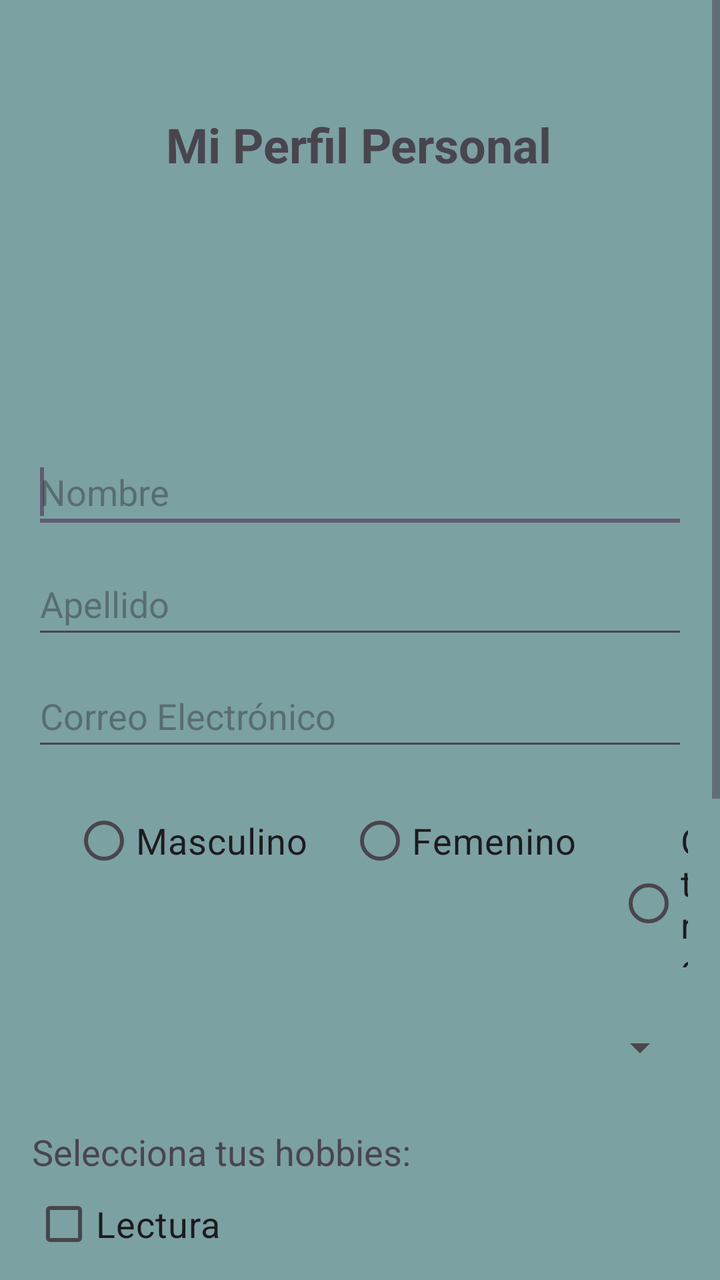
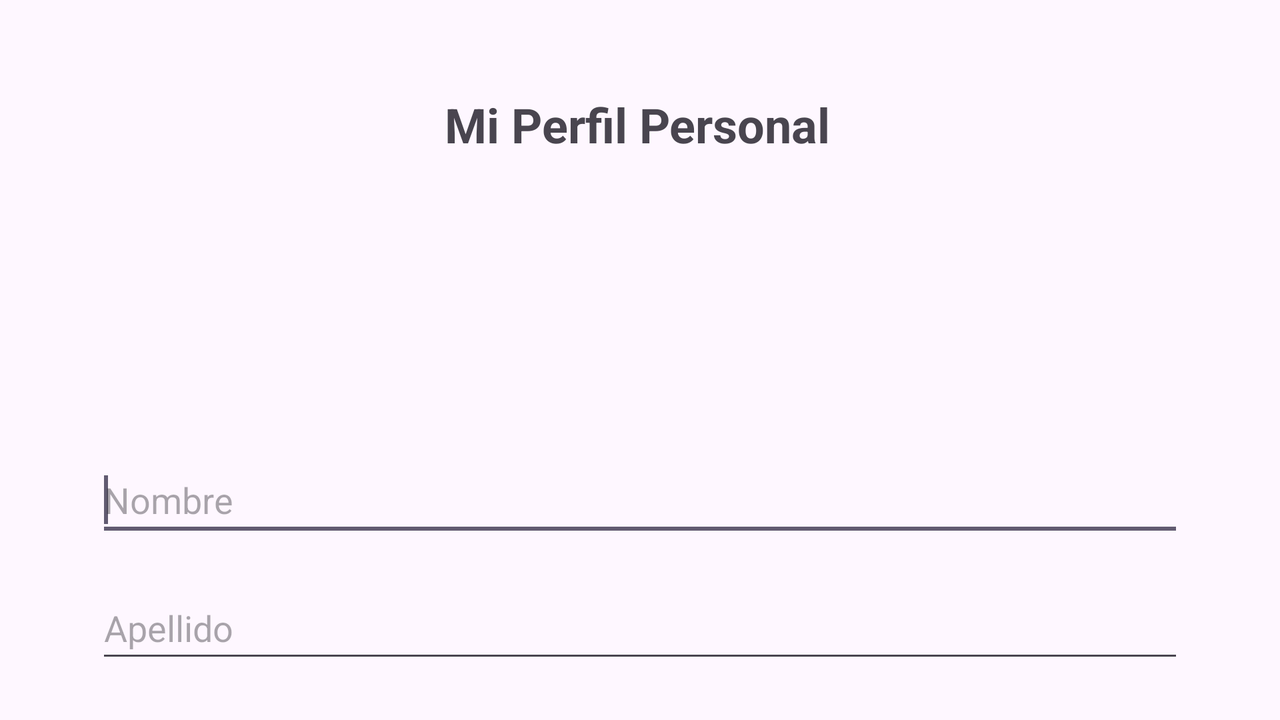

An Android layout and its configuration variant, each rendered on a device that would load it. The default file and the variant file are quoted in full after the pictures.
<!-- AndroidManifest.xml: application theme Theme.PerfilPersonalTarea -->
<!-- res/layout/activity_main.xml -->
<ScrollView xmlns:android="http://schemas.android.com/apk/res/android"
    xmlns:tools="http://schemas.android.com/tools"
    android:layout_width="match_parent"
    android:layout_height="match_parent"
    xmlns:app="http://schemas.android.com/apk/res-auto"
    tools:context=".MainActivity">

    <androidx.constraintlayout.widget.ConstraintLayout
        android:layout_width="match_parent"
        android:layout_height="wrap_content"
        android:background="@color/fondo_pantalla"
        android:padding="16dp">

        
        

        <TextView
            android:id="@+id/textViewTitle"
            android:layout_width="wrap_content"
            android:layout_height="wrap_content"
            android:layout_marginTop="40dp"
            android:text="@string/mi_perfil_personal"
            android:textSize="24sp"
            android:textStyle="bold"
            app:layout_constraintEnd_toEndOf="parent"
            app:layout_constraintHorizontal_bias="0.497"
            app:layout_constraintStart_toStartOf="parent"
            app:layout_constraintTop_toTopOf="parent" />

        <ImageView
            android:id="@+id/imgAvatar"
            android:layout_width="100dp"
            android:layout_height="100dp"
            android:layout_marginTop="16dp"
            android:contentDescription="@string/foto_perfil"
            android:src="@drawable/iconoapp"
            app:layout_constraintEnd_toEndOf="parent"
            app:layout_constraintStart_toStartOf="parent"
            app:layout_constraintTop_toBottomOf="@id/textViewTitle" />
        


        <EditText
            android:id="@+id/editTextNombre"
            android:layout_width="0dp"
            android:layout_height="wrap_content"
            android:layout_marginTop="16dp"
            android:focusable="true"
            android:focusableInTouchMode="true"
            android:hint="@string/nombre"
            android:inputType="textPersonName"
            android:minWidth="48dp"
            android:minHeight="48dp"
            app:layout_constraintEnd_toEndOf="parent"
            app:layout_constraintHorizontal_bias="0.0"
            app:layout_constraintStart_toStartOf="parent"
            app:layout_constraintTop_toBottomOf="@id/imgAvatar">

            <requestFocus />

        </EditText>

        <EditText
            android:id="@+id/editTextApellido"
            android:layout_width="0dp"
            android:layout_height="wrap_content"
            android:layout_marginTop="8dp"
            android:hint="@string/apellido"
            android:inputType="textPersonName"
            android:minWidth="48dp"
            android:minHeight="48dp"
            app:layout_constraintEnd_toEndOf="parent"
            app:layout_constraintStart_toStartOf="parent"
            app:layout_constraintTop_toBottomOf="@id/editTextNombre" />

        <EditText
            android:id="@+id/editTextCorreo"
            android:layout_width="0dp"
            android:layout_height="wrap_content"
            android:layout_marginTop="8dp"
            android:hint="@string/correo_electronico"
            android:inputType="textEmailAddress"
            android:minWidth="48dp"
            android:minHeight="48dp"
            app:layout_constraintEnd_toEndOf="parent"
            app:layout_constraintStart_toStartOf="parent"
            app:layout_constraintTop_toBottomOf="@id/editTextApellido" />

        
        <RadioGroup
            android:id="@+id/radioGroupGenero"
            android:layout_width="0dp"
            android:layout_height="wrap_content"
            android:layout_marginTop="16dp"
            android:orientation="horizontal"
            app:layout_constraintEnd_toEndOf="parent"
            app:layout_constraintStart_toStartOf="parent"
            app:layout_constraintTop_toBottomOf="@id/editTextCorreo">

            <RadioButton
                android:id="@+id/radioButtonMasculino"
                android:layout_width="wrap_content"
                android:layout_height="wrap_content"
                android:layout_marginStart="20sp"
                android:text="@string/masculino"
                android:textSize="18sp" />

            <RadioButton
                android:id="@+id/radioButtonFemenino"
                android:layout_width="wrap_content"
                android:layout_height="wrap_content"
                android:layout_marginStart="20sp"
                android:text="@string/femenino"
                android:textSize="18sp" />

            <RadioButton
                android:id="@+id/radioButtonOtro"
                android:layout_width="wrap_content"
                android:layout_height="wrap_content"
                android:layout_marginStart="20sp"
                android:text="@string/otro"
                android:textSize="18sp" />
        </RadioGroup>

        
        <Spinner
            android:id="@+id/spinnerPais"
            android:layout_width="0dp"
            android:layout_height="wrap_content"
            android:layout_marginTop="16dp"
            android:minWidth="48dp"
            android:minHeight="48dp"
            app:layout_constraintEnd_toEndOf="parent"
            app:layout_constraintStart_toStartOf="parent"
            app:layout_constraintTop_toBottomOf="@id/radioGroupGenero" />

        
        <TextView
            android:id="@+id/textViewHobbies"
            android:layout_width="wrap_content"
            android:layout_height="wrap_content"
            android:layout_marginTop="16dp"
            android:text="@string/selecciona_tus_hobbies"
            android:textSize="18sp"
            app:layout_constraintStart_toStartOf="parent"
            app:layout_constraintTop_toBottomOf="@id/spinnerPais" />

        <CheckBox
            android:id="@+id/checkButtonLectura"
            android:layout_width="wrap_content"
            android:layout_height="wrap_content"
            android:text="@string/lectura"
            android:textSize="18sp"
            app:layout_constraintStart_toStartOf="parent"
            app:layout_constraintTop_toBottomOf="@id/textViewHobbies" />

        <CheckBox
            android:id="@+id/checkButtonDeporte"
            android:layout_width="wrap_content"
            android:layout_height="wrap_content"
            android:text="@string/deporte"
            android:textSize="18sp"
            app:layout_constraintStart_toStartOf="parent"
            app:layout_constraintTop_toBottomOf="@id/checkButtonLectura" />

        <CheckBox
            android:id="@+id/checkButtonMusica"
            android:layout_width="wrap_content"
            android:layout_height="wrap_content"
            android:backgroundTint="#A95B5B"
            android:text="@string/musica"
            android:textSize="18sp"
            app:layout_constraintStart_toStartOf="parent"
            app:layout_constraintTop_toBottomOf="@id/checkButtonDeporte" />

        <CheckBox
            android:id="@+id/checkButtonArte"
            android:layout_width="wrap_content"
            android:layout_height="wrap_content"
            android:text="@string/arte"
            android:textSize="18sp"
            app:layout_constraintStart_toStartOf="parent"
            app:layout_constraintTop_toBottomOf="@id/checkButtonMusica" />
        

        <TextView
            android:id="@+id/textViewSatisfaccion"
            android:layout_width="wrap_content"
            android:layout_height="wrap_content"
            android:layout_marginTop="16dp"
            android:text="@string/nivel_de_satisfaccion"
            android:textSize="18sp"
            app:layout_constraintStart_toStartOf="parent"
            app:layout_constraintTop_toBottomOf="@id/checkButtonArte" />

        <SeekBar
            android:id="@+id/seekBarSatisfaccion"
            android:layout_width="0dp"
            android:layout_height="wrap_content"
            android:max="10"
            app:layout_constraintEnd_toEndOf="parent"
            app:layout_constraintStart_toStartOf="parent"
            app:layout_constraintTop_toBottomOf="@id/textViewSatisfaccion" />

        
        
        <androidx.appcompat.widget.SwitchCompat
            android:id="@+id/switchSuscripcion"
            android:layout_width="wrap_content"
            android:layout_height="wrap_content"
            android:layout_marginTop="16dp"
            android:background="@color/suscribete"
            android:minWidth="48dp"
            android:minHeight="48dp"
            android:text="@string/suscribirse_al_boletin"
            android:textSize="18sp"
            app:layout_constraintStart_toStartOf="parent"
            app:layout_constraintTop_toBottomOf="@id/seekBarSatisfaccion" />

        
        <Button
            android:id="@+id/buttonGuardar"
            android:layout_width="wrap_content"
            android:layout_height="wrap_content"
            android:layout_marginTop="16dp"
            android:text="@string/guardar"
            android:textSize="18sp"
            app:layout_constraintEnd_toEndOf="parent"
            app:layout_constraintStart_toStartOf="parent"
            app:layout_constraintTop_toBottomOf="@id/switchSuscripcion" />

        
        <TextView
            android:id="@+id/textViewResumen"
            android:layout_width="0dp"
            android:layout_height="wrap_content"
            android:layout_marginTop="16dp"
            android:textSize="20sp"
            app:layout_constraintEnd_toEndOf="parent"
            app:layout_constraintStart_toStartOf="parent"
            app:layout_constraintTop_toBottomOf="@id/buttonGuardar" />
    </androidx.constraintlayout.widget.ConstraintLayout>
</ScrollView>
<!-- resources referenced by this layout -->
<resources>
  <color name="fondo_pantalla">#7CA1A2</color>
  <color name="suscribete">#92592A</color>
  <string name="apellido">Apellido</string>
  <string name="arte">Arte</string>
  <string name="correo_electronico">Correo Electrónico</string>
  <string name="deporte">Deporte</string>
  <string name="femenino">Femenino</string>
  <string name="foto_perfil">Foto de perfil</string>
  <string name="guardar">Guardar</string>
  <string name="lectura">Lectura</string>
  <string name="masculino">Masculino</string>
  <string name="mi_perfil_personal">Mi Perfil Personal</string>
  <string name="musica">Música</string>
  <string name="nivel_de_satisfaccion">Nivel de satisfacción: 0</string>
  <string name="nombre">Nombre</string>
  <string name="otro">Otro</string>
  <string name="selecciona_tus_hobbies">Selecciona tus hobbies:</string>
  <string name="suscribirse_al_boletin">Suscribirse al boletín</string>
  <style name="Theme.PerfilPersonalTarea" parent="Base.Theme.PerfilPersonalTarea" />
  <style name="Base.Theme.PerfilPersonalTarea" parent="Theme.Material3.DayNight.NoActionBar">
          
          
      </style>
</resources>
<!-- res/layout-land/activity_main.xml (the author's variant of the layout above) -->
<!-- drawn on the phone turned sideways -->
<androidx.core.widget.NestedScrollView xmlns:android="http://schemas.android.com/apk/res/android"
    xmlns:tools="http://schemas.android.com/tools"
    android:layout_width="match_parent"
    android:layout_height="match_parent"
    xmlns:app="http://schemas.android.com/apk/res-auto"
    tools:context=".MainActivity">
    <androidx.constraintlayout.widget.ConstraintLayout
        android:layout_width="match_parent"
        android:layout_height="wrap_content"
        android:padding="16dp">
        
        
        <TextView
            android:id="@+id/textViewTitle"
            android:layout_width="wrap_content"
            android:layout_height="wrap_content"
            android:layout_marginTop="30dp"
            android:text="@string/mi_perfil_personal"
            android:textSize="24sp"
            android:textStyle="bold"
            app:layout_constraintEnd_toEndOf="parent"
            app:layout_constraintHorizontal_bias="0.497"
            app:layout_constraintStart_toStartOf="parent"
            app:layout_constraintTop_toTopOf="parent" />

        <ImageView
            android:id="@+id/imgAvatar"
            android:layout_width="100dp"
            android:layout_height="100dp"
            android:layout_marginTop="30dp"
            android:contentDescription="@string/foto_perfil"
            android:src="@drawable/iconoapp"
            app:layout_constraintEnd_toEndOf="parent"
            app:layout_constraintStart_toStartOf="parent"
            app:layout_constraintTop_toBottomOf="@id/textViewTitle" />
        
        <EditText
            android:id="@+id/editTextNombre"
            android:layout_width="0dp"
            android:layout_height="wrap_content"
            android:layout_marginStart="32dp"
            android:layout_marginTop="16dp"
            android:layout_marginEnd="32dp"
            android:focusable="true"
            android:focusableInTouchMode="true"
            android:hint="@string/nombre"
            android:inputType="textPersonName"
            android:minWidth="48dp"
            android:minHeight="48dp"
            app:layout_constraintEnd_toEndOf="parent"
            app:layout_constraintStart_toStartOf="parent"
            app:layout_constraintTop_toBottomOf="@id/imgAvatar">

            <requestFocus />
        </EditText>


        <EditText
            android:id="@+id/editTextApellido"
            android:layout_width="0dp"
            android:layout_height="wrap_content"
            android:layout_marginStart="32dp"
            android:layout_marginTop="16dp"
            android:layout_marginEnd="32dp"
            android:hint="@string/apellido"
            android:inputType="textPersonName"
            android:minWidth="48dp"
            android:minHeight="48dp"
            app:layout_constraintEnd_toEndOf="parent"
            app:layout_constraintStart_toStartOf="parent"
            app:layout_constraintTop_toBottomOf="@id/editTextNombre" />

        <EditText
            android:id="@+id/editTextCorreo"
            android:layout_width="0dp"
            android:layout_height="wrap_content"
            android:layout_marginStart="32dp"
            android:layout_marginTop="16dp"
            android:layout_marginEnd="32dp"
            android:hint="@string/correo_electronico"
            android:inputType="textEmailAddress"
            android:minWidth="48dp"
            android:minHeight="48dp"
            app:layout_constraintEnd_toEndOf="parent"
            app:layout_constraintStart_toStartOf="parent"
            app:layout_constraintTop_toBottomOf="@id/editTextApellido" />
        
        <RadioGroup
            android:id="@+id/radioGroupGenero"
            android:layout_width="0dp"
            android:layout_height="wrap_content"
            android:layout_marginStart="32dp"
            android:layout_marginTop="16dp"
            android:layout_marginEnd="32dp"
            android:orientation="horizontal"
            app:layout_constraintEnd_toEndOf="parent"
            app:layout_constraintStart_toStartOf="parent"
            app:layout_constraintTop_toBottomOf="@id/editTextCorreo">

            <RadioButton
                android:id="@+id/radioButtonMasculino"
                android:layout_width="wrap_content"
                android:layout_height="wrap_content"
                android:layout_marginStart="20sp"
                android:text="@string/masculino"
                android:textSize="18sp" />

            <RadioButton
                android:id="@+id/radioButtonFemenino"
                android:layout_width="wrap_content"
                android:layout_height="wrap_content"
                android:layout_marginStart="30sp"
                android:text="@string/femenino"
                android:textSize="18sp" />

            <RadioButton
                android:id="@+id/radioButtonOtro"
                android:layout_width="wrap_content"
                android:layout_height="wrap_content"
                android:layout_marginStart="30sp"
                android:text="@string/otro"
                android:textSize="18sp" />
        </RadioGroup>
        
        <Spinner
            android:id="@+id/spinnerPais"
            android:layout_width="0dp"
            android:layout_height="wrap_content"
            android:layout_marginStart="32dp"
            android:layout_marginTop="16dp"
            android:layout_marginEnd="32dp"
            android:minWidth="48dp"
            android:minHeight="48dp"
            app:layout_constraintEnd_toEndOf="parent"
            app:layout_constraintStart_toStartOf="parent"
            app:layout_constraintTop_toBottomOf="@id/radioGroupGenero" />
        
        <TextView
            android:id="@+id/textViewHobbies"
            android:layout_width="wrap_content"
            android:layout_height="wrap_content"
            android:layout_marginStart="32dp"
            android:layout_marginTop="16dp"
            android:text="@string/selecciona_tus_hobbies"
            android:textSize="18sp"
            app:layout_constraintStart_toStartOf="parent"
            app:layout_constraintTop_toBottomOf="@id/spinnerPais" />

        <CheckBox
            android:id="@+id/checkButtonLectura"
            android:layout_width="wrap_content"
            android:layout_height="wrap_content"
            android:layout_marginStart="32dp"
            android:text="@string/lectura"
            android:textSize="18sp"
            app:layout_constraintStart_toStartOf="parent"
            app:layout_constraintTop_toBottomOf="@id/textViewHobbies" />

        <CheckBox
            android:id="@+id/checkButtonDeporte"
            android:layout_width="wrap_content"
            android:layout_height="wrap_content"
            android:layout_marginStart="32dp"
            android:text="@string/deporte"
            android:textSize="18sp"
            app:layout_constraintStart_toStartOf="parent"
            app:layout_constraintTop_toBottomOf="@id/checkButtonLectura" />

        <CheckBox
            android:id="@+id/checkButtonMusica"
            android:layout_width="wrap_content"
            android:layout_height="wrap_content"
            android:layout_marginStart="32dp"
            android:text="@string/musica"
            android:textSize="18sp"
            app:layout_constraintStart_toStartOf="parent"
            app:layout_constraintTop_toBottomOf="@id/checkButtonDeporte" />

        <CheckBox
            android:id="@+id/checkButtonArte"
            android:layout_width="wrap_content"
            android:layout_height="wrap_content"
            android:layout_marginStart="32dp"
            android:text="@string/arte"
            android:textSize="18sp"
            app:layout_constraintStart_toStartOf="parent"
            app:layout_constraintTop_toBottomOf="@id/checkButtonMusica" />
        
        <TextView
            android:id="@+id/textViewSatisfaccion"
            android:layout_width="wrap_content"
            android:layout_height="wrap_content"
            android:layout_marginStart="32dp"
            android:layout_marginTop="16dp"
            android:text="@string/nivel_de_satisfaccion"
            android:textSize="18sp"
            app:layout_constraintStart_toStartOf="parent"
            app:layout_constraintTop_toBottomOf="@id/checkButtonArte" />

        <SeekBar
            android:id="@+id/seekBarSatisfaccion"
            style="@style/Widget.AppCompat.SeekBar.Discrete"
            android:layout_width="0dp"
            android:layout_height="wrap_content"
            android:layout_marginStart="32dp"
            android:layout_marginEnd="32dp"
            android:max="10"
            app:layout_constraintEnd_toEndOf="parent"
            app:layout_constraintStart_toStartOf="parent"
            app:layout_constraintTop_toBottomOf="@id/textViewSatisfaccion" />
        
        

        <androidx.appcompat.widget.SwitchCompat
            android:id="@+id/switchSuscripcion"
            android:layout_width="wrap_content"
            android:layout_height="wrap_content"
            android:layout_marginStart="32dp"
            android:layout_marginTop="16dp"
            android:minWidth="48dp"
            android:minHeight="48dp"
            android:text="@string/suscribirse_al_boletin"
            android:textSize="18sp"
            app:layout_constraintStart_toStartOf="parent"
            app:layout_constraintTop_toBottomOf="@id/seekBarSatisfaccion" />
        
        <Button
            android:id="@+id/buttonGuardar"
            android:layout_width="wrap_content"
            android:layout_height="wrap_content"
            android:layout_marginTop="16dp"
            android:text="@string/guardar"
            android:textSize="18sp"
            app:layout_constraintEnd_toEndOf="parent"
            app:layout_constraintStart_toStartOf="parent"
            app:layout_constraintTop_toBottomOf="@id/switchSuscripcion" />
        
        <TextView
            android:id="@+id/textViewResumen"
            android:layout_width="0dp"
            android:layout_height="wrap_content"
            android:layout_marginStart="32dp"
            android:layout_marginTop="16dp"
            android:layout_marginEnd="32dp"
            android:textSize="16sp"
            app:layout_constraintEnd_toEndOf="parent"
            app:layout_constraintStart_toStartOf="parent"
            app:layout_constraintTop_toBottomOf="@id/buttonGuardar" />
    </androidx.constraintlayout.widget.ConstraintLayout>
</androidx.core.widget.NestedScrollView>
<!-- resources referenced by the variant -->
<!-- as the phone turned sideways resolves them -->
<resources>
  <string name="apellido">Apellido</string>
  <string name="arte">Arte</string>
  <string name="correo_electronico">Correo Electrónico</string>
  <string name="deporte">Deporte</string>
  <string name="femenino">Femenino</string>
  <string name="foto_perfil">Foto de perfil</string>
  <string name="guardar">Guardar</string>
  <string name="lectura">Lectura</string>
  <string name="masculino">Masculino</string>
  <string name="mi_perfil_personal">Mi Perfil Personal</string>
  <string name="musica">Música</string>
  <string name="nivel_de_satisfaccion">Nivel de satisfacción: 0</string>
  <string name="nombre">Nombre</string>
  <string name="otro">Otro</string>
  <string name="selecciona_tus_hobbies">Selecciona tus hobbies:</string>
  <string name="suscribirse_al_boletin">Suscribirse al boletín</string>
  <style name="Theme.PerfilPersonalTarea" parent="Base.Theme.PerfilPersonalTarea" />
  <style name="Base.Theme.PerfilPersonalTarea" parent="Theme.Material3.DayNight.NoActionBar">
          
          
      </style>
</resources>
